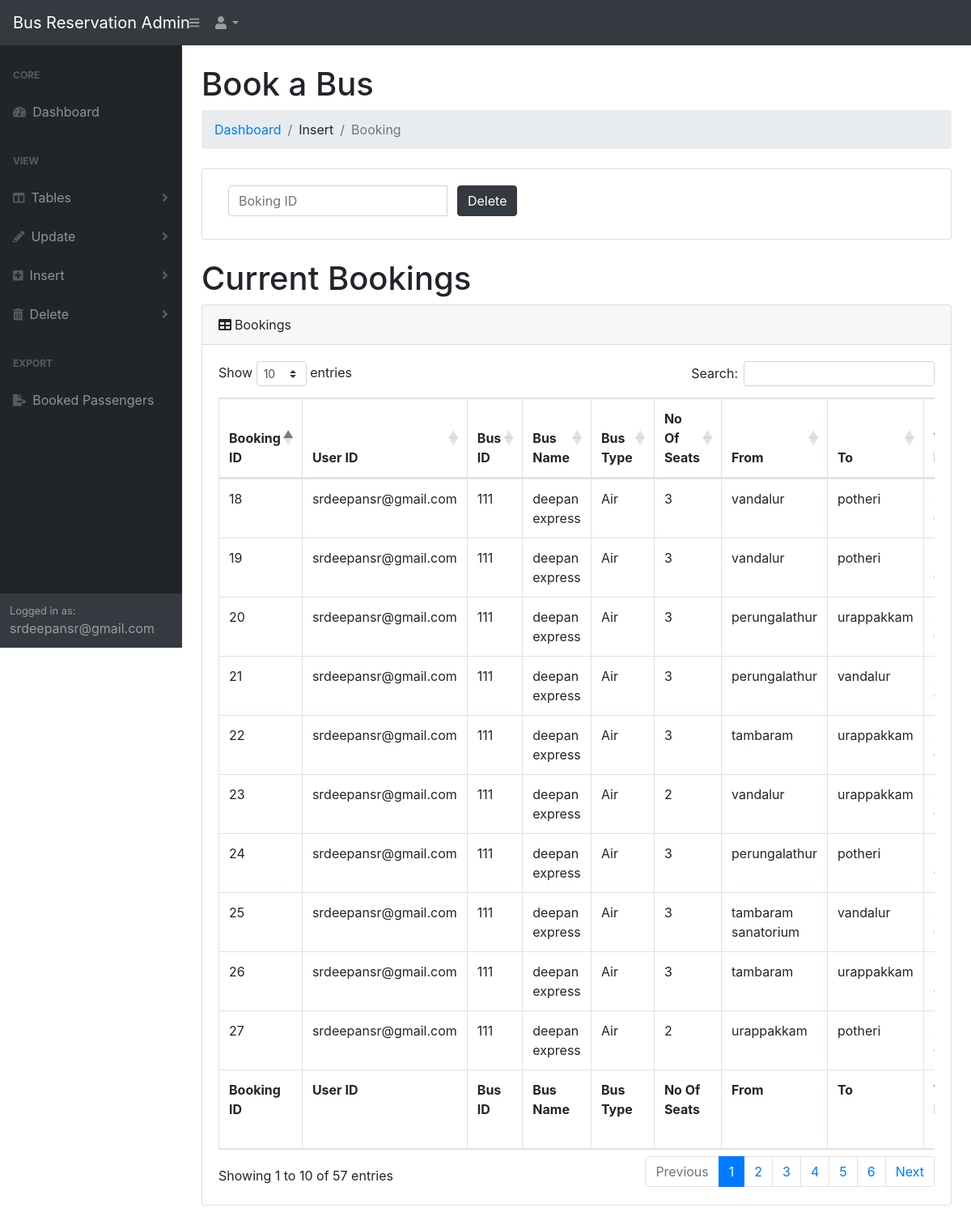
Screenshot of /admin/dist/bookingdel.php (signed in) with the database file from the repository.
### tables this page shows
CREATE TABLE `booking` (
  `booking_id` int(30) NOT NULL,
  `user_id` varchar(90) NOT NULL,
  `bus_name` varchar(90) NOT NULL,
  `bus_id` int(30) NOT NULL,
  `no_of_seats` int(20) NOT NULL,
  `from` varchar(90) NOT NULL,
  `to` varchar(90) NOT NULL,
  `travel_date` varchar(20) NOT NULL,
  `bus_type` varchar(20) NOT NULL,
  `total_cost` int(20) NOT NULL,
  `cost_per_seat` int(20) NOT NULL
);

### admin/dist/bookingdel.php (the view, shortened to what this page needs)
<!DOCTYPE html>
<html lang="en">
    <head>
        <link href="css/styles.css" rel="stylesheet" />
        <link href="https://cdn.datatables.net/1.10.20/css/dataTables.bootstrap4.min.css" rel="stylesheet" />
    </head>
    <body class="sb-nav-fixed">
        <nav class="sb-topnav navbar navbar-expand navbar-dark bg-dark">
            <a class="navbar-brand" href="bookingv.php
">Bus Reservation Admin</a><button class="btn btn-link btn-sm order-1 order-lg-0" id="sidebarToggle" href="#"><i class="fas fa-bars"></i></button
            >
            <ul class="navbar-nav ml-auto ml-md-0">
                <li class="nav-item dropdown">
                    <a class="nav-link dropdown-toggle" id="userDropdown" href="#" role="button" data-toggle="dropdown" aria-haspopup="true" aria-expanded="false"><i class="fas fa-user fa-fw"></i></a>
                </li>
            </ul>
        </nav>
        <div id="layoutSidenav">
            <div id="layoutSidenav_nav">
                <nav class="sb-sidenav accordion sb-sidenav-dark" id="sidenavAccordion">
                    <div class="sb-sidenav-menu">
                        <div class="nav">
                            <div class="sb-sidenav-menu-heading">Core</div>
                            <a class="nav-link" href="bookingv.php
"
                                ><div class="sb-nav-link-icon"><i class="fas fa-tachometer-alt"></i></div>
                                Dashboard
                            </a>
                            <div class="sb-sidenav-menu-heading">View</div>
                            <a class="nav-link collapsed" href="#" data-toggle="collapse" data-target="#collapseLayouts" aria-expanded="false" aria-controls="collapseLayouts">
                                <div class="sb-nav-link-icon"><i class="fas fa-columns"></i></div>
                                Tables
                                <div class="sb-sidenav-collapse-arrow"><i class="fas fa-angle-down"></i></div>
                            </a>
                            <a class="nav-link collapsed" href="#" data-toggle="collapse" data-target="#collapsePages" aria-expanded="false" aria-controls="collapsePages"
                                ><div class="sb-nav-link-icon"><i class="fas fa-pencil-alt"></i></div>
                                Update
                                <div class="sb-sidenav-collapse-arrow"><i class="fas fa-angle-down"></i></div
                            ></a>
                            <a class="nav-link collapsed" href="#" data-toggle="collapse" data-target="#collapsePages1" aria-expanded="false" aria-controls="collapsePages">
                                <div class="sb-nav-link-icon"><i class="fas fa-plus-square"></i></div>
                                Insert
                                <div class="sb-sidenav-collapse-arrow"><i class="fas fa-angle-down"></i></div>
                            </a>
                            <a class="nav-link collapsed" href="#" data-toggle="collapse" data-target="#collapsePages11" aria-expanded="false" aria-controls="collapsePages">
                                <div class="sb-nav-link-icon"><i class="fas fa-trash-alt"></i></div>
                                Delete
                                <div class="sb-sidenav-collapse-arrow"><i class="fas fa-angle-down"></i></div>
                            </a>
                            <div class="sb-sidenav-menu-heading">Export</div>
                            <a class="nav-link" href="exporting.php">
                                <div class="sb-nav-link-icon"><i class="fas fa-file-export"></i></div>
                                Booked Passengers</a>
                        </div>
                    </div>
                    <div class="sb-sidenav-footer">
                        <div class="small">Logged in as:</div>
                        <?php echo $_SESSION["emailid"];?>
                    </div>
                </nav>
            </div>
            <div id="layoutSidenav_content">
                <main>
                    <div class="container-fluid">
                    <h1 class="mt-4">Book a Bus</h1>
                    <ol class="breadcrumb mb-4">
                            <li class="breadcrumb-item"><a href="bookingv.php
">Dashboard</a></li>
                            <li class="breadcrumb-item">Insert</a></li>
                            <li class="breadcrumb-item active">Booking</li>
                        </ol>
                    <div class="card mb-4">
                            <div class="card-body">
                            <form class="form-inline needs-validation" id="fupform" method="POST" novalidate>
                            <div class="input-group mb-2 col-md-4">
                                    <input list="bid" type="text" class="form-control" id="bookid" name="bookid" placeholder="Boking ID" required>
                                    </div>
                                <button type="submit" id="submit" name="submit"  class="btn btn-dark mb-2">Delete</button>
                                </form>
                            </div>
                        </div>
                        <h1 class="mt-4">Current Bookings</h1>
                        <div class="card mb-4">
                            <div class="card-header"><i class="fas fa-table mr-1"></i>Bookings</div>
                            <div class="card-body">
                                <div class="table-responsive">
                                    <table class="table table-bordered" id="dataTable" width="100%" cellspacing="0">
                                    <thead>
                                            <tr>
                                                <th>Booking ID</th>
                                                <th>User ID</th>
                                                <th>Bus ID</th>
                                                <th>Bus Name</th>
                                                <th>Bus Type</th>
                                                <th>No Of Seats</th>
                                                <th>From</th>
                                                <th>To</th>
                                                <th>Travel Date</th>
                                            </tr>
                                        </thead>
                                        <tfoot>
                                            <tr>
                                                <th>Booking ID</th>
                                                <th>User ID</th>
                                                <th>Bus ID</th>
                                                <th>Bus Name</th>
                                                <th>Bus Type</th>
                                                <th>No Of Seats</th>
                                                <th>From</th>
                                                <th>To</th>
                                                <th>Travel Date</th>
                                            </tr>
                                        </tfoot>
                                        <tbody>
                                            <?php
$dbhost = 'localhost';
$dbuser = 'root';
$dbpass = '';
$dbname = 'qTVuzqyMJn';
$conn = mysqli_connect($dbhost, $dbuser, $dbpass, $dbname);
$sql = "SELECT *FROM `booking`";
$result = $conn->query($sql);
if ($result->num_rows > 0) {
while($row = $result->fetch_assoc()) {
    echo "<tr>" ;
    echo " <td>".$row["booking_id"]."</td>";
    echo " <td>".$row["user_id"]."</td>";
    echo " <td>".$row["bus_id"]."</td>";
    echo " <td>".$row["bus_name"]."</td>";
    echo " <td>".$row["bus_type"]."</td>";
    echo " <td>".$row["no_of_seats"]."</td>";
    echo " <td>".$row["from"]."</td>";
    echo " <td>".$row["to"]."</td>";
    echo " <td>".$row["travel_date"]."</td>";
    echo " <td>Rs.".$row["cost_per_seat"]."</td></tr>";
}
echo "</table> </tbody>
</table>
</div>
</div>
</div>";
}
else {
    echo "No Bookings";
}
?>
                                </div>
                            </div>
                        </div>
    </body>
</html>

### rows the page displays
booking: booking_id "18", user "srdeepansr@gmail.com", bus "111", bus_name "deepan express", bus_type "Air", no_of_seats "3", from "vandalur", to "potheri"
booking: booking_id "19", user "srdeepansr@gmail.com", bus "111", bus_name "deepan express", bus_type "Air", no_of_seats "3", from "vandalur", to "potheri"
booking: booking_id "20", user "srdeepansr@gmail.com", bus "111", bus_name "deepan express", bus_type "Air", no_of_seats "3", from "perungalathur", to "urappakkam"
booking: booking_id "21", user "srdeepansr@gmail.com", bus "111", bus_name "deepan express", bus_type "Air", no_of_seats "3", from "perungalathur", to "vandalur"
booking: booking_id "22", user "srdeepansr@gmail.com", bus "111", bus_name "deepan express", bus_type "Air", no_of_seats "3", from "tambaram", to "urappakkam"
booking: booking_id "23", user "srdeepansr@gmail.com", bus "111", bus_name "deepan express", bus_type "Air", no_of_seats "2", from "vandalur", to "urappakkam"
booking: booking_id "24", user "srdeepansr@gmail.com", bus "111", bus_name "deepan express", bus_type "Air", no_of_seats "3", from "perungalathur", to "potheri"
booking: booking_id "25", user "srdeepansr@gmail.com", bus "111", bus_name "deepan express", bus_type "Air", no_of_seats "3", from "tambaram sanatorium", to "vandalur"
booking: booking_id "26", user "srdeepansr@gmail.com", bus "111", bus_name "deepan express", bus_type "Air", no_of_seats "3", from "tambaram", to "urappakkam"
booking: booking_id "27", user "srdeepansr@gmail.com", bus "111", bus_name "deepan express", bus_type "Air", no_of_seats "2", from "urappakkam", to "potheri"

### other values shown
$_SESSION["emailid"] "srdeepansr@gmail.com"
